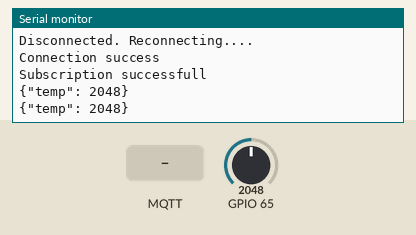
Simulated run of this sketch. Board: ESP32. Parts: the last lines printed to the serial monitor. The inputs (shaded band) are chosen by the test bench; at power-on: GPIO 65 = 2048. WiFi joins after 1.5 s; servers stay silent unless stated; no MQTT or app messages arrive unless stated.

Above: at 2.7 s.
2.8 s: MQTT message "1" arrives on the first subscribed topic
At 4.4 s:
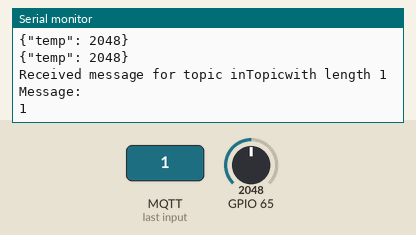
5.0 s: MQTT message "on" arrives on the first subscribed topic
At 6.4 s:
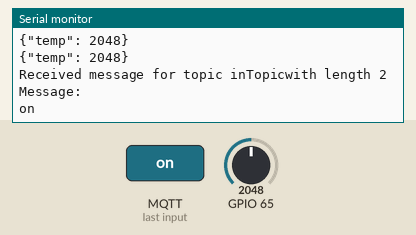
7.0 s: MQTT message "off" arrives on the first subscribed topic
At 8.0 s:
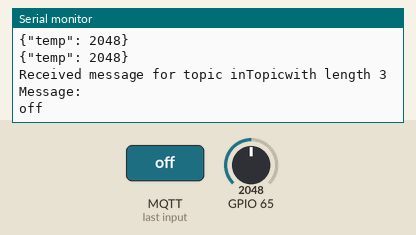
9.0 s: GPIO 65 set to 2866
At 10.3 s:
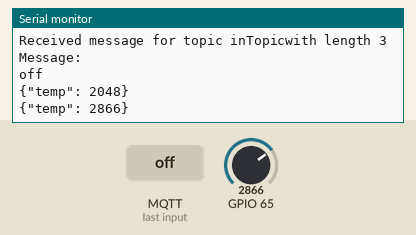
10.5 s: GPIO 65 set to 3603
At 11.4 s:
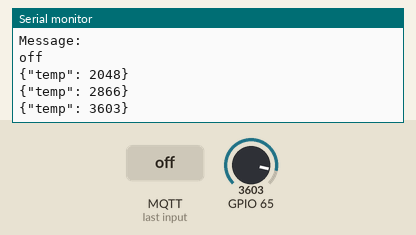
Timing chart, 0 to 13.0 s (numbered marks = the images above; inputs shaded):
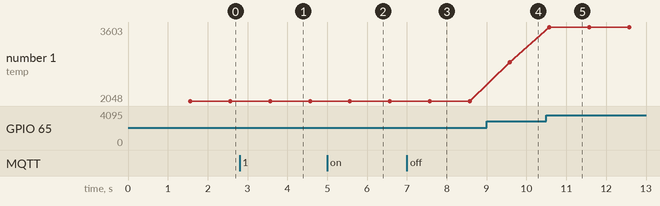

Measured:
- after the input at 2.8 s, the serial monitor: prints a new line after 0.77 s (image 1)
- after the input at 5.0 s, the serial monitor: prints a new line after 0.57 s (image 2)
- after the input at 7.0 s, the serial monitor: prints a new line after 0.57 s (image 3)
- after the input at 9.0 s, the serial monitor: prints a new line after 0.58 s (image 4)
- after the input at 10.5 s, the serial monitor: prints a new line after 0.08 s (image 5)
- plotted number 1: 2048 → 2866 after the input at 9.0 s, 2866 → 3603 after the input at 10.5 s

The sketch:

temperature.ino
```cpp
#include <WiFi.h>
#include <PubSubClient.h>

// your network name also called SSID
char ssid[] = "iPhone de Julien Buret";
// your network password
char password[] = "julienburet";// MQTTServer to use
char server[] = "m20.cloudmqtt.com";

void callback(char* topic, byte* payload, unsigned int length) {
  Serial.print("Received message for topic ");
  Serial.print(topic);
  Serial.print("with length ");
  Serial.println(length);
  Serial.println("Message:");
  Serial.write(payload, length);
  Serial.println();
}

WiFiClient wifiClient;
PubSubClient client(server, 16319, callback, wifiClient);

void setup()
{
  Serial.begin(115200);

  // Start Ethernet with the build in MAC Address
  // attempt to connect to Wifi network:
  Serial.print("Attempting to connect to Network named: ");
  // print the network name (SSID);
  Serial.println(ssid);
  // Connect to WPA/WPA2 network. Change this line if using open or WEP network:
  WiFi.begin(ssid, password);
  while ( WiFi.status() != WL_CONNECTED) {
    // print dots while we wait to connect
    Serial.print(".");
    delay(300);
  }

  Serial.println("\nYou're connected to the network");
  Serial.println("Waiting for an ip address");

  while (WiFi.localIP() == INADDR_NONE) {
    // print dots while we wait for an ip addresss
    Serial.print(".");
    delay(300);
  }

  Serial.println("\nIP Address obtained");
  // We are connected and have an IP address.
  // Print the WiFi status.
  printWifiStatus();
}

void loop()
{
  // Reconnect if the connection was lost
  if (!client.connected()) {
    Serial.println("Disconnected. Reconnecting....");

    if(!client.connect("temp", "tivvexvq", "kxFp-ofw-qlb")) {
      Serial.println("Connection failed");
    } else {
      Serial.println("Connection success");
      if(client.subscribe("inTopic")) {
        Serial.println("Subscription successfull");
      }
    }
  }

  int sensorValue = analogRead(0x41);
  // print out the value you read:
  char buffer[256];
  sprintf(buffer, "{\"temp\": %d}", sensorValue);

  if(client.publish("outTopic", buffer)) {
    Serial.println(buffer);
  } else {
    Serial.println("Publish failed");
  }

  // Check if any message were received
  // on the topic we subsrcived to
  client.loop();
  delay(1000);
}

void printWifiStatus() {
  // print the SSID of the network you're attached to:
  Serial.print("SSID: ");
  Serial.println(WiFi.SSID());

  // print your WiFi IP address:
  IPAddress ip = WiFi.localIP();
  Serial.print("IP Address: ");
  Serial.println(ip);

  // print the received signal strength:
  long rssi = WiFi.RSSI();
  Serial.print("signal strength (RSSI):");
  Serial.print(rssi);
  Serial.println(" dBm");
}
```
